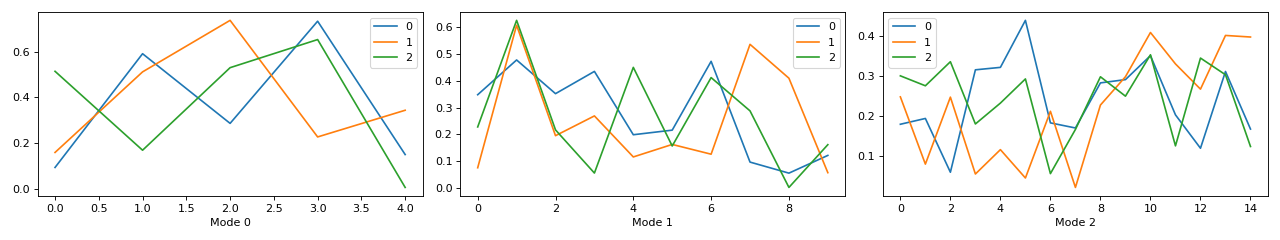

Generate this figure with Python:
from tensorly.random import random_cp
from tlviz.visualisation import components_plot
import matplotlib.pyplot as plt
cp_tensor = random_cp(shape=(5,10,15), rank=3)
fig, axes = components_plot(cp_tensor)
plt.show()
